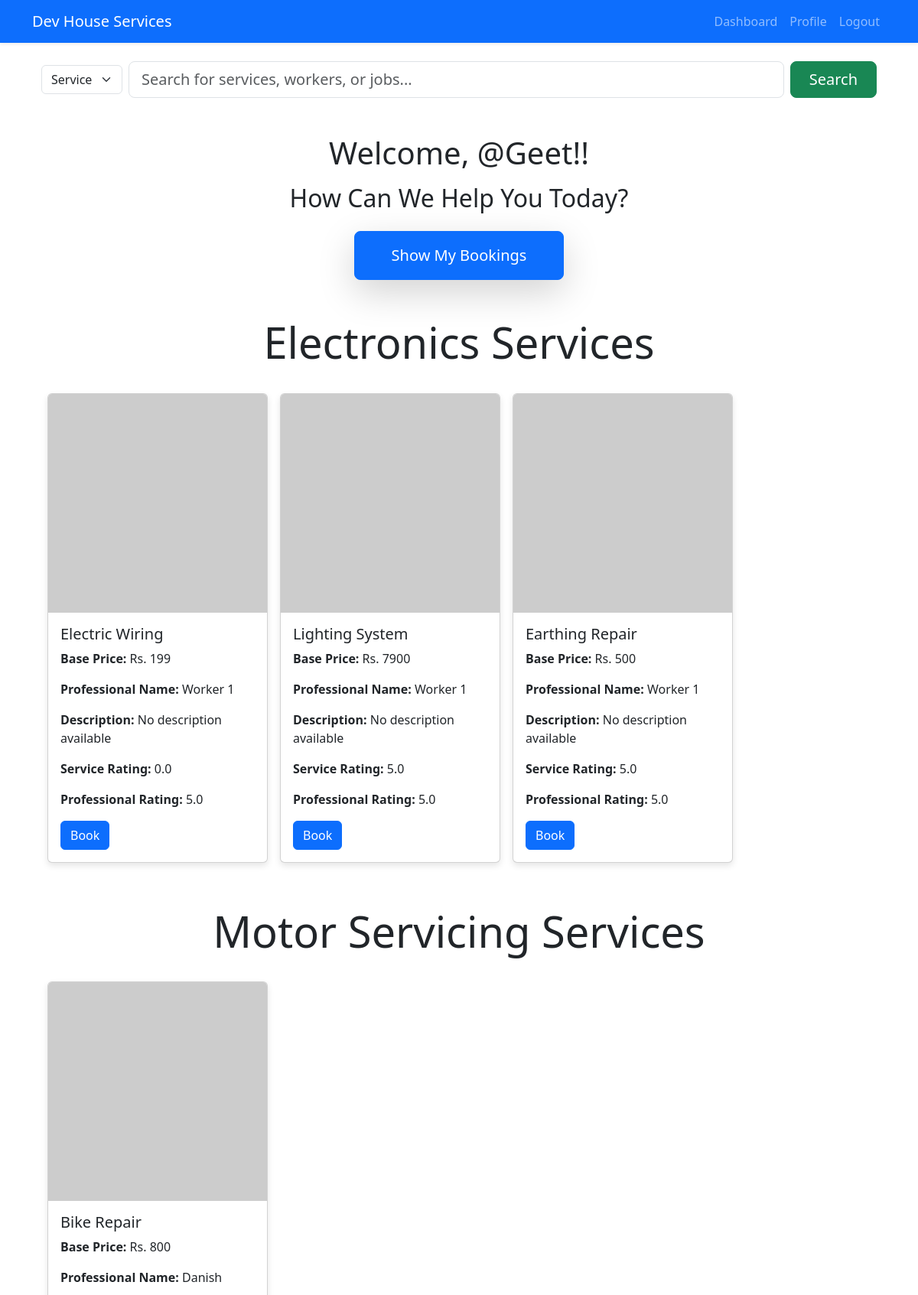
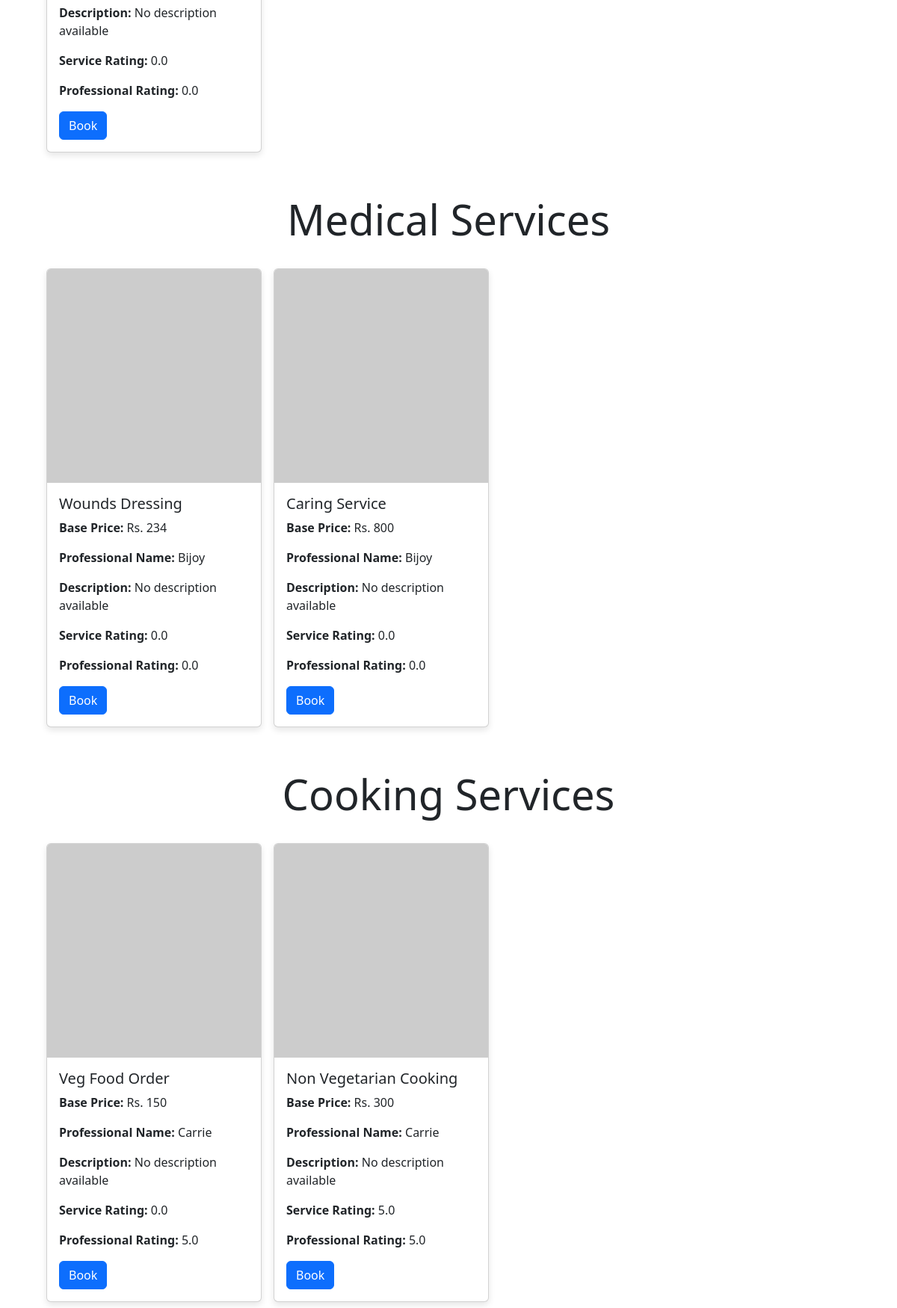
/user_homepage (signed in), run on the app's committed database (2 pictures, top to bottom).
### models.py (models this page shows, shortened)
class User(db.Model):
    id = db.Column(db.Integer, primary_key=True)
    username = db.Column(db.String(36), unique=True)
    passhash = db.Column(db.String(256), nullable=False)
    name = db.Column(db.String(36), nullable=False)
    address = db.Column(db.String(70), nullable=False)
    pin = db.Column(db.Integer, nullable=False)
    contact = db.Column(db.String(15), nullable=False)
    is_admin = db.Column(db.Boolean, default=False, nullable=False)
    requests = db.relationship('Request', backref='user', lazy=True)

class Services(db.Model):
    id = db.Column(db.Integer, primary_key=True)
    name = db.Column(db.String(36), unique=True, nullable=False)
    base_price = db.Column(db.Integer)
    time_required = db.Column(db.Integer)
    description = db.Column(db.String(50))
    workers = db.relationship('Worker', backref='service', lazy=True)
    requests = db.relationship('Request', backref='service', lazy=True)

class Job(db.Model):
    id = db.Column(db.Integer, primary_key=True)
    name = db.Column(db.String(36), unique=True, nullable=False)
    bp = db.Column(db.Integer, nullable=True)
    approved = db.Column(db.String(10), default="False")
    worker_id = db.Column(db.Integer, db.ForeignKey('worker.id'), nullable=True)
    requests = db.relationship('Request', backref='job', lazy=True)
    rating = db.Column(db.Float, default=0.0)
    rating_count = db.Column(db.Integer, default=0)

class Worker(db.Model):
    id = db.Column(db.Integer, primary_key=True)
    username = db.Column(db.String(36), unique=True, nullable=False)
    passhash = db.Column(db.String(256), nullable=False)
    name = db.Column(db.String(36), nullable=True)
    age = db.Column(db.Integer, nullable=False)
    service_id = db.Column(db.Integer, db.ForeignKey('services.id'), nullable=True)
    experience = db.Column(db.Integer, nullable=True)
    date_of_join = db.Column(db.Date, default=func.current_date())
    contact = db.Column(db.String(15), nullable=False)
    email = db.Column(db.String(120), nullable=False, unique=True)
    address = db.Column(db.String(100), nullable=False)
    pin = db.Column(db.String(10), nullable=False)
    description = db.Column(db.String(200), nullable=True)
    jobs = db.relationship('Job', backref='worker', lazy=True)
    requests = db.relationship('Request', backref='worker', lazy=True)
    rating = db.Column(db.Float, default=0.0)
    rating_count = db.Column(db.Integer, default=0)

### routs.py (the view)
@app.route('/user_homepage')
@auth_required
def user_homepage():
    id = session["user_id"]
    user = User.query.get(id)
    services = Services.query.all()
    requests = Request.query.filter_by(user_id=id).all()
    status_order = {'Approved': 0, 'Pending': 1, 'Closed': 2, 'Rejected': 3}
    sorted_requests = sorted(requests, key=lambda request: status_order.get(request.status, 4))
    return render_template("user/user_homepage.html", user=user, services=services, requests=sorted_requests)

### routs.py (called while the page is built)
def auth_required(func):
    @wraps(func)
    def inner(*args, **kwargs):
        if 'user_id' in session:
            return func(*args, **kwargs)
        else:
            flash('Please login to continue')
            return redirect(url_for('login'))
    return inner

### templates/user/user_homepage.html (shortened to what this page needs)
{% extends 'layout.html' %}
{% block style %}
    <link rel="stylesheet" href="user-homepage.css">
{% endblock %}
{% block content %}
    {% include 'user/searchbar.html' %}
    <div class="d-flex flex-column align-items-center justify-content-center text-center my-5">
        <h1 class="welcome-message mb-3">Welcome, @{{ user.username }}!!</h1>
        <h2 class="mb-4">How Can We Help You Today?</h2>
        <form action="{{ url_for('user_bookings', user_id=user.id) }}" method="get">
            <button type="submit" class="btn btn-lg btn-primary px-5 py-3 shadow-lg">Show My Bookings</button>
        </form>
    </div>
    {% for service in services %}
    <div class="container mt-5">
        <h1 class="display-4 text-center mb-4">{{ service.name }} Services</h1>
        <div class="d-flex flex-wrap justify-content-start">
            {% for worker in service.workers %}
                {% for job in worker.jobs %}
                    {% if job.approved == "True" %}
                        <div class="card m-2" style="width: 18rem;">
                            <img src="https://api.dicebear.com/9.x/lorelei/svg?seed={{job.worker.username}}" class="card-img-top" alt="{{ job.name }}">
                            <div class="card-body">
                                <h5 class="card-title">{{ job.name }}</h5>
                                <p class="card-text"><strong>Base Price:</strong> Rs. {{ job.bp }}</p>
                                <p class="card-text"><strong>Professional Name:</strong> {{ job.worker.name }}</p>
                                <p class="card-text"><strong>Description:</strong> {{ job.description or 'No description available' }}</p>
                                <p class="card-text"><strong>Service Rating:</strong> {{job.rating}}</p>
                                <p class="card-text"><strong>Professional Rating:</strong> {{worker.rating}}</p>
                                <form action="{{ url_for('service_request', job_id=job.id) }}" method="post">
                                    <button type="submit" class="btn btn-primary">Book</button>
                                </form>
                            </div>
                        </div>
                    {% endif %}
                {% endfor %}
            {% endfor %}
        </div>
    </div>
    {% endfor %}
{% endblock %}

### templates/layout.html (shortened to what this page needs)
<!DOCTYPE html>
<html lang="en">
<head>
    <link href="https://cdn.jsdelivr.net/npm/bootstrap@5.3.3/dist/css/bootstrap.min.css" rel="stylesheet">
    <link rel="stylesheet" href="https://cdnjs.cloudflare.com/ajax/libs/font-awesome/6.6.0/css/all.min.css" />
    {% block style %}
    {% endblock %}
</head>
<body>
    {% include 'navbar.html'   %}
    <div class="container">
        {% block content %}
        {% endblock %}
    </div>
</body>
</html>

### templates/navbar.html (shortened to what this page needs)
<nav class="navbar navbar-expand-lg navbar-dark bg-primary shadow-sm">
  <div class="container">
    <a class="navbar-brand" href="#">Dev House Services</a>
    <div class="collapse navbar-collapse" id="navbarNav">
      <ul class="navbar-nav ms-auto">
        {% if "user_id" in session %}
          {% if session["role"] == "user" %}
            <li class="nav-item">
              <a class="nav-link" href="{{ url_for('user_homepage') }}">Home</a>
            </li>
            <li class="nav-item">
              <a class="nav-link" href="{{ url_for('profile') }}">Profile</a>
            </li>
          {% elif session["role"] == "worker" %}
            <li class="nav-item">
              <a class="nav-link" href="{{ url_for('worker_homepage') }}">Dashboard</a>
            </li>
            <li class="nav-item">
              <a class="nav-link" href="{{ url_for('profile') }}">Profile</a>
            </li>
          {% endif %}
          <li class="nav-item">
            <a class="nav-link" href="{{ url_for('logout') }}">Logout</a>
          </li>
        {% else %}
          <li class="nav-item">
            <a class="nav-link" href="{{ url_for('login') }}">Login</a>
          </li>
        {% endif %}
      </ul>
    </div>
  </div>
</nav>

### templates/user/searchbar.html (shortened to what this page needs)
<div class="container my-4">
    <form action="{{ url_for('search_services') }}" method="get" class="d-flex justify-content-center align-items-center">
        <div class="me-2">
            <select class="form-select custom-select-lg" name="filter_criteria">
                <option value="service">Service</option>
            </select>
        </div>
        <div class="me-2 flex-grow-1">
            <input class="form-control form-control-lg" type="search" name="query" placeholder="Search for services, workers, or jobs..." aria-label="Search">
        </div>
        <button class="btn btn-success btn-lg px-4" type="submit">Search</button>
    </form>
</div>

### static/css/user-homepage.css (style rules this page uses)
.card { box-shadow: 0 4px 8px rgba(0, 0, 0, 0.1); transition: transform 0.2s ease-in-out; }

### data on the page
User: username "Geet"
Services: name "Electronics"
Worker: rating "5.0"
Job: name "Electric Wiring", bp "199", worker.name "Worker 1", description "No description available", rating "0.0"
Job: name "Lighting System", bp "7900", worker.name "Worker 1", description "No description available", rating "5.0"
Job: name "Earthing Repair", bp "500", worker.name "Worker 1", description "No description available", rating "5.0"
Services: name "Motor Servicing"
Worker: rating "0.0"
Job: name "Bike Repair", bp "800", worker.name "Danish", description "No description available", rating "0.0"
Services: name "Medical"
Worker: rating "0.0"
Job: name "Wounds Dressing", bp "234", worker.name "Bijoy", description "No description available", rating "0.0"
Job: name "Caring Service", bp "800", worker.name "Bijoy", description "No description available", rating "0.0"
Services: name "Cooking"
Worker: rating "5.0"
Job: name "Veg Food Order", bp "150", worker.name "Carrie", description "No description available", rating "0.0"
Job: name "Non Vegetarian Cooking", bp "300", worker.name "Carrie", description "No description available", rating "5.0"
